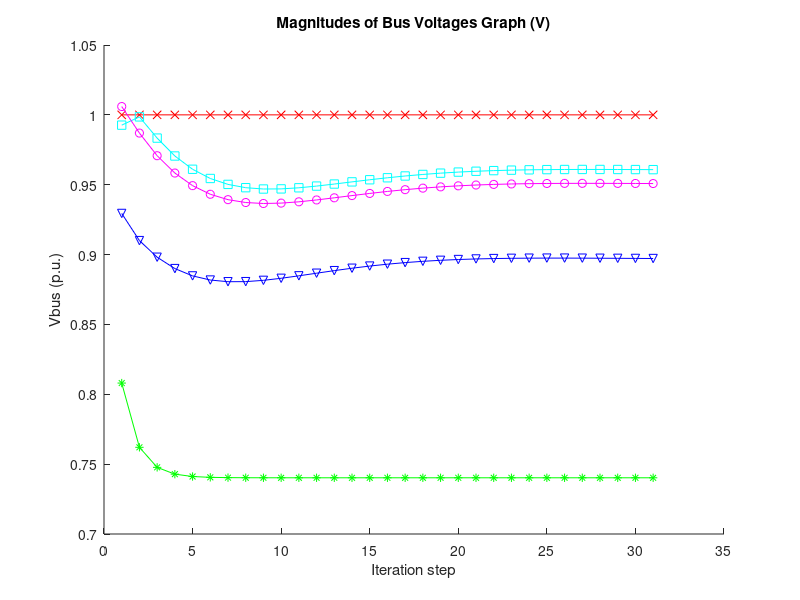
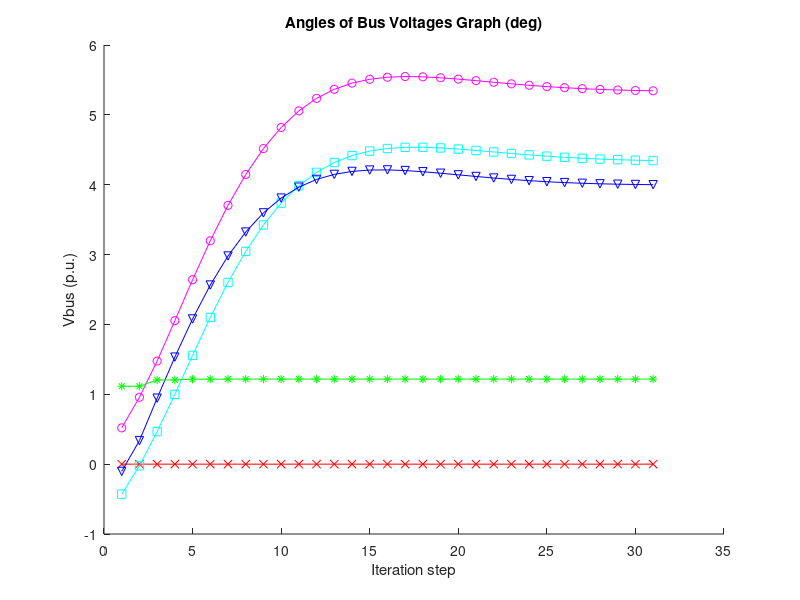

Reproduce these figures in MATLAB, in order.
% Guass-Seidel Power Flow program.
% Developed by:
%                              Shayan Amani 
%                              shayanamani.com
% Contact:
%                              mail@shayanamani.com
clear all;
close all;

Vb = 10e3;       % Vbase (V)
Sb = 200e6;      % Sbase (VA)
Zb = (Vb.^2)./Sb;       % Zbase (Ohm)
Yb = 1./Zb;             % Ybase (Mho)

% the Line Impedances matrix given as follow:
%   Line    From    To  Z(ohm)
linedata = [ 1 1 2 0.04+0.0281*1i
             2 1 4 0.061+0.0304*1i
             3 1 5 0.0951+0.0064*1i
             4 2 3 0.002+0.0108*1i
             5 3 4 0.001+0.0297*1i
             6 4 5 0.005+0.0297*1i ];
         
% here Ybus matrix is formed :  
 ybus = zeros(5);
 for k = 1:5 
   for m = 1:5
         if linedata(m,2) == k || linedata(m,3) == k
             ybus(k,k)= ybus(k,k) + ((1/linedata(m,4))./Yb);
         else
             ybus(linedata(m,2),linedata(m,3)) = ((-1/linedata(m,4))./Yb);
             ybus(linedata(m,3),linedata(m,2)) = ybus(linedata(m,2),linedata(m,3));
         end
   end
 end

% p.u     Bus  Type    Pg      Qg      Pd      Qd       V        Qg_max        Qg_min
busdata = [ 1   1       0       0       0       0     1+0*1i         1.25        -0.5
            2   3       0       0      0.5    0.25    1+0*1i           0           0
            3   3     1.75     0.5     0.75   0.2     1+0*1i         0.5         -0.25
            4   2     1.75      0      2.5      1   1.015+0*1i       1.25        -0.5    
            5   3       1      0.35     2     0.5     1+0*1i         0.5         -0.3 
           ];  
 
P = busdata(:,3) - busdata(:,5);
Q = busdata(:,4) - busdata(:,6);
Vold = busdata(:,7);
Vnew = 2.*Vold;
err = 0.0001;
counter = 0;

ReCon = max(abs(real(Vnew-Vold)));
ImCon = max(abs(imag(Vnew-Vold)));

while ReCon > err || ImCon > err 
        counter = counter + 1;
        if counter == 1
            Vnew = Vold;
        end
        for b = 2:5
            if busdata(b,2) == 2
                Q(b) = -imag(conj(Vnew(b)) * ybus(b,:) * Vnew);
                Vnew(b) = (1/ybus(b,b))*(((P(b)-Q(b)*1i)/conj(Vnew(b))) - ( ybus(b,:)*Vnew - ybus(b,b)*Vnew(b)));
                Vnew(b) = (Vnew(b)/abs(Vnew(b))) * busdata(b,7);
                Q(b) = -imag(conj(Vnew(b)) * ybus(b,:) * Vnew);
                if Q(b) > busdata(b,9) - busdata(b,6)                   
                    Q(b) = busdata(b,9) - busdata(b,6);
                     busdata(b,2) = 3; 
                end
                if Q(b) > busdata(b,8) - busdata(b,6)
                    Q(b) = busdata(b,8) - busdata(b,6);
                    busdata(b,2) = 3;
                end
            end
            if busdata(b,2) == 3
                Vnew(b) = (1/ybus(b,b))*(((P(b)-Q(b)*1i)/conj(Vnew(b))) - ( ybus(b,:)*Vnew - ybus(b,b)*Vnew(b)));   
                
            end
        end
        ReCon = max(abs(real(Vnew-Vold)));
        ImCon = max(abs(imag(Vnew-Vold)));
        Vold = Vnew;
        dataVnew(:,counter)=Vold;       %#ok<*SAGROW>

end

 hold on
 title('Magnitudes of Bus Voltages Graph (V)');
 plot(abs(dataVnew(1,:)),'-xr');
 plot(abs(dataVnew(2,:)),'-sc');
 plot(abs(dataVnew(3,:)),'-om');
 plot(abs(dataVnew(4,:)),'-vb');
 plot(abs(dataVnew(5,:)),'-*g');
 xlabel('Iteration step');
 ylabel('Vbus (p.u.)');
 
 figure() ;
 hold on
 title('Angles of Bus Voltages Graph (deg)');
 plot(rad2deg(angle(dataVnew(1,:))),'-xr');
 plot(rad2deg(angle(dataVnew(2,:))),'-sc');
 plot(rad2deg(angle(dataVnew(3,:))),'-om');
 plot(rad2deg(angle(dataVnew(4,:))),'-vb');
 plot(rad2deg(angle(dataVnew(5,:))),'-*g');
 xlabel('Iteration step');
 ylabel('Vbus (p.u.)');
 
 
 Q(1) = -imag(conj(Vnew(1)) * ybus(1,:) * Vnew);
 P(1) = real(conj(Vnew(1)) * ybus(1,:) * Vnew);
 SlackP = [ 'The active power generation of Slack bus (PG Bus 1) is  :  ', num2str(P(1)), '  MW']; 
 SlackQ = [ '             The reactive power generation of Slack bus (QG Bus 1) is  :  ', num2str(Q(1)), '  MVar'];
 txt=[SlackP,SlackQ];
 msgbox(txt,'Results','warn')

 Qg4 = [ 'The reactive power generation of P-|V| bus (Qg Bus 4) is  :  ',  num2str(Q(4) - busdata(4,6)), '  MVar' ];
 msgbox(Qg4,'Results','warn')
 
 nIter = [ 'Number of iteration steps is : ', num2str(counter)];
 msgbox(nIter,' Iteration steps ','warn')
 
 VLastM = [ '|V Bus 1| = '
            '|V Bus 2| = '
            '|V Bus 3| = '
            '|V Bus 4| = '
            '|V Bus 5| = '
            ];     
 VLastMUnt = [ '  (V) ' 
               '  (V) '
               '  (V) '
               '  (V) '
               '  (V) '
               ];      
 txtVLM = [ VLastM, num2str(rad2deg(abs(Vnew))), VLastMUnt];
 msgbox(txtVLM,'|V|')
 
 VLastA = [ '<V Bus 1 = '
            '<V Bus 2 = '
            '<V Bus 3 = '
            '<V Bus 4 = '
            '<V Bus 5 = '
           ]; 
 VLastAUnt = [ '  deg ' 
               '  deg '
               '  deg '
               '  deg '
               '  deg '
             ]; 
 txtVLA = [ VLastA, num2str(rad2deg(angle(Vnew))), VLastAUnt];      
 msgbox(txtVLA,'<V')         
            
